Frame 1 (no input): blank canvas, image omitted
Frame 60 (no input): blank canvas, image omitted
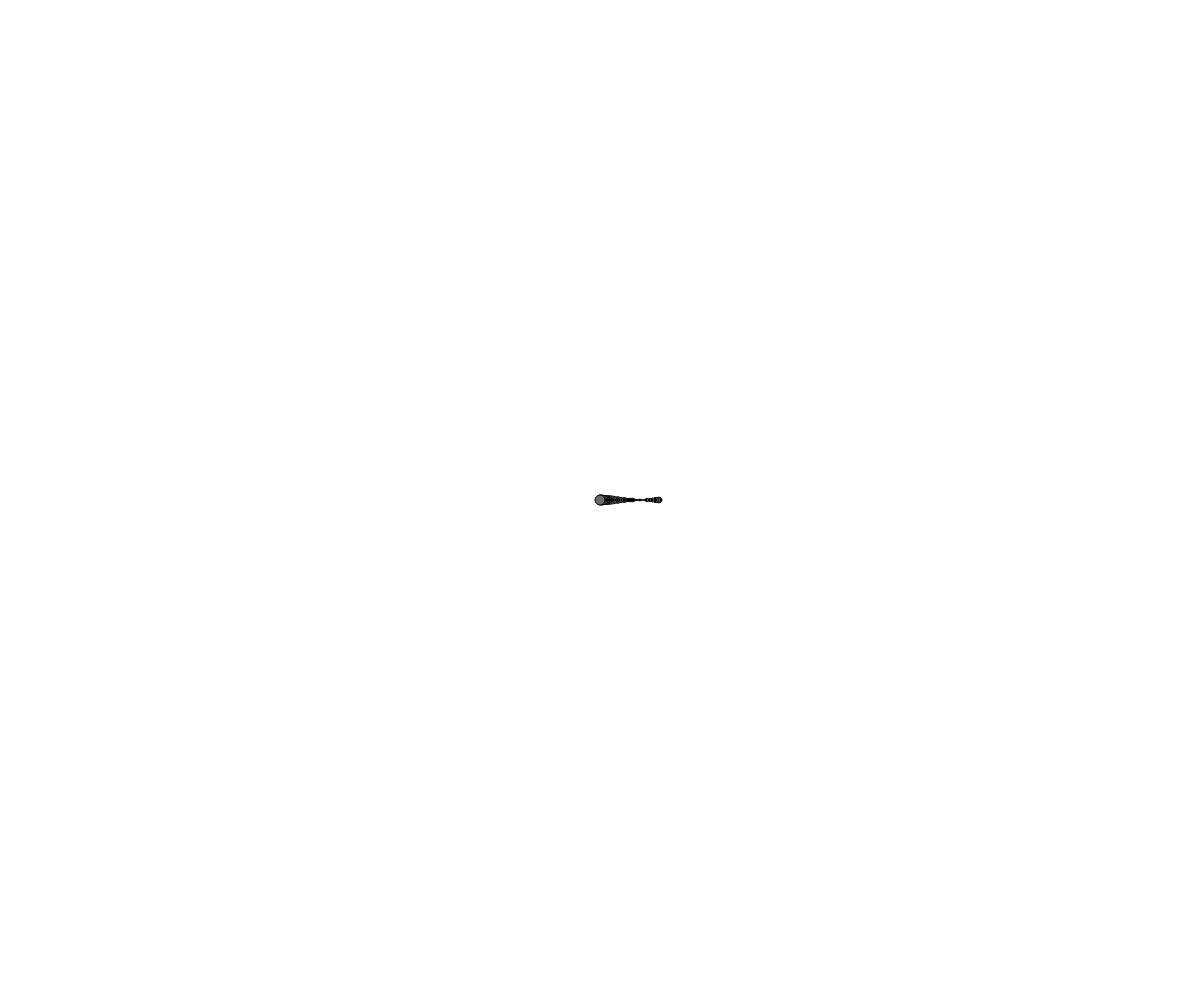
Frame 120 (the mouse pressed at the canvas centre since frame 60)

The p5.js sketch whose frames 1 and 60 were blank and that drew this single picture after the mouse press (run headless with seeded random() and noise() and a simulated clock; from frame 60 on, the mouse is pressed at the canvas centre):

// p5.js sketch
// ── sketch.js
var circles = [];

function Circle(_x, _y, _r, _g, _b) {
  this.x = _x;
  this.y = _y;

  this.r = _r;
  this.g = _g;
  this.b = _b;

  this.size = 10;

  this.draw = function() {
    this.x++;
    this.size = this.size - random(.5);
    fill(this.r, this.g, this.b);
    ellipse(this.x, this.y, this.size, this.size);
  }
}

function setup() {
  createCanvas(windowWidth, windowHeight);
  noCursor();
  ellipseMode(CENTER);
  cursorDiameter = 10;
}

function draw() {

  background(255);

  for (var i = 0; i < circles.length; i++) {
    circles[i].draw();
    if (circles[i].x > 700) {
      circles.splice(i, 1);
    }
  }

  if (mouseIsPressed) {
    if (mouseButton == LEFT) {

      var cursorCol = random(0, 255);

      circles.push(
        new Circle(
          mouseX,
          mouseY,
          cursorCol
        )
      );
    }

    if (mouseButton == RIGHT) {
      circles = [];
    }
  }
  
  fill(random(255));
  ellipse(mouseX, mouseY, 10, 10);
}
